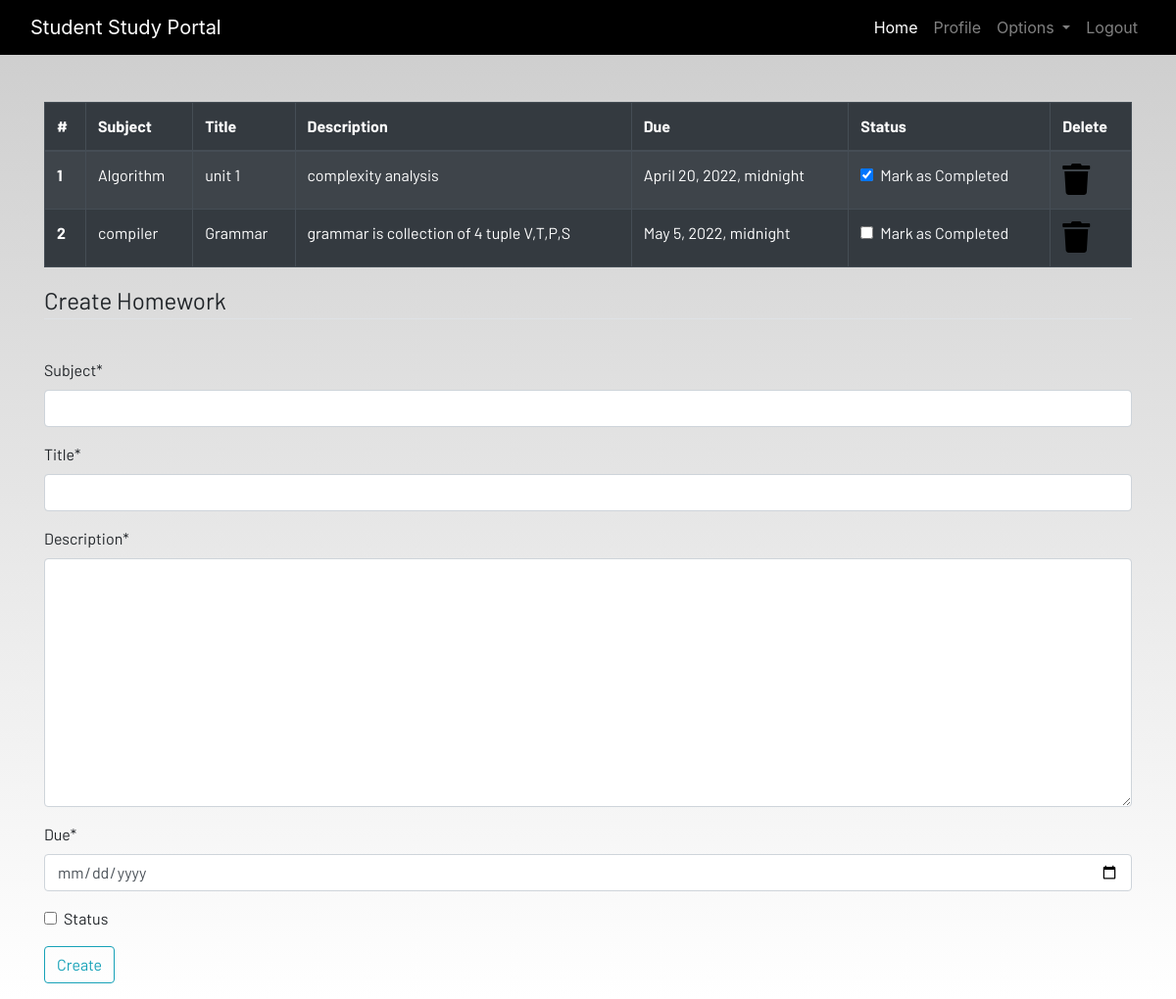
Screenshot of /homework/ (signed in) with the database file from the repository.
### dashboard/models.py (models this page shows, shortened)
class HomeWork(models.Model):
    user = models.ForeignKey(User, on_delete=models.CASCADE)
    subject = models.CharField(max_length=100)
    title = models.CharField(max_length=200)
    description = models.TextField(max_length=500)
    due = models.DateTimeField()
    status = models.BooleanField(default=False)
    class Meta:
        verbose_name="HomeWork"
        verbose_name_plural="HomeWork"

### dashboard/views.py (the view)
# urls.py: path('homework/',views.homeWork,name="homework"),
@login_required()
def homeWork(request):
    if request.method == "POST":
        form = HomeWorkForm(request.POST)
        if form.is_valid():
            try:
                finished = request.POST['status']
                if finished == 'on':
                    finished = True
                else:
                    finished = False
            except:
                finished = False
            homeworks = HomeWork(user=request.user,
                                 subject=request.POST['subject'],
                                 title=request.POST['title'],
                                 description=request.POST['description'],
                                 due=request.POST['due'],
                                 status=finished
                                 )
            homeworks.save()
            messages.success(request, f"Homework added from {request.user.username} successfully")
    else:
        form = HomeWorkForm()
    homework = HomeWork.objects.filter(user=request.user)
    if len(homework) == 0:
        homework_done = True
    else:
        homework_done = False
    return render(request, 'dashboard/homework.html',
                  {'homeworks': homework, 'form': form, 'homeworks_done': homework_done})

### dashboard/forms.py
class HomeWorkForm(forms.ModelForm):
    class Meta:
        model = HomeWork
        widgets = {'due' : DateInput() }
        fields=["subject","title","description","due","status"]

### dashboard/templates/dashboard/homework.html (shortened to what this page needs)
{% extends 'dashboard/base.html' %}
{% load static %}
{% load crispy_forms_tags %}
{% block content %}
<div class="container">
{%  if homeworks_done == False %}
    <table class="table table-striped table-bordered table-hover table-dark">
        <thead>
            <tr>
                <th scope="col">#</th>
                <th scope="col">Subject</th>
                <th scope="col">Title</th>
                <th scope="col">Description</th>
                <th scope="col">Due</th>
                <th scope="col">Status</th>
                <th scope="col">Delete</th>
            </tr>
        </thead>
        <tbody>
            <tr>
                {% for homework in homeworks %}
                <th scope="row">{{ forloop.counter }}</th>
                <td>{{ homework.subject }}</td>
                <td>{{ homework.title }}</td>
                <td>{{ homework.description }}</td>
                <td>{{ homework.due }}</td>
                <td>
                    <a href="{% url 'update-homework' homework.id %}">
                        <div class="form-check">
                            {% if homework.status == True %}
                            <input class="form-check-input" type="checkbox" value="" checked>
                            {% else %}
                             <input class="form-check-input" type="checkbox" value="">
                            {% endif %}
                            <label class="form-check-label text-light" for="flexCheckDefault">
                                Mark as Completed
                            </label>
                        </div>
                    </a>
                </td>
                <td><a href="{% url 'delete-homework' homework.id %}"><i class="fa fa-trash fa-2x"></i></a></td>
            </tr>
        {% endfor %}
        </tbody>
    </table>
    {% else %}
    <h4>All homeworks are completed!! Create to have more!!</h4>
    {% endif %}
</div>
<div class=" container">
    <form method="POST">
        <fieldset class="form-group">
            <legend class="border-bottom mb-4">Create Homework</legend>
        </fieldset>
        {{ form |crispy}}
        <div class="form-group">
            <button href="homework" class="btn btn-outline-info" type="submit">
                Create
            </button>
        </div>
    </form>
</div>
{% endblock content %}

### dashboard/templates/dashboard/base.html (shortened to what this page needs)
<!DOCTYPE html>
{% load static %}
<html lang="en">
<head>
  <link rel="stylesheet" href="https://stackpath.bootstrapcdn.com/bootstrap/4.3.1/css/bootstrap.min.css"
 />
  <link rel="stylesheet" href="https://use.fontawesome.com/releases/v5.7.2/css/all.css"
 />
  <link rel="stylesheet" href="{% static 'css/main.css' %}" />
</head>
<body>
  <header>
    <nav class="navbar navbar-expand-lg navbar-dark bg-dark">
      <div class="container-fluid">
        <a class="navbar-brand" href="{% url 'home' %}">Student Study Portal</a>
        <div class="collapse navbar-collapse justify-content-end" id="navbarSupportedContent">
          <ul class="navbar-nav mb-2 mb-lg-0">
            <li class="nav-item">
              <a class="nav-link active" aria-current="page" href="{% url 'home' %}">Home</a>
            </li>
              {% if user.is_authenticated %}
            <li class="nav-item">
              <a class="nav-link" href="{% url 'profile' %}">Profile</a>
            </li>
            <li class="nav-item dropdown">
              <a class="nav-link dropdown-toggle" href="#" id="navbarDropdown" role="button" data-toggle="dropdown"
                aria-haspopup="true" aria-expanded="false">
                Options
              </a>
            </li>
            <li class="nav-item">
              <a class="nav-link" href="{% url 'logout' %}">Logout</a>
            </li>
              {% endif %}
          </ul>
        </div>
      </div>
    </nav>
  </header>
  <br /><br />
  <main>
    {% block content %}
    {% endblock content %}
  </main>
</body>
</html>

### static/css/main.css (style rules this page uses)
html { scroll-behavior: smooth; height: 100%; width: 100%; }
main { font-family: Barlow, Quicksand, Rubik, sans-serif, serif, 'Times New Roman', Times, serif !important; }
.navbar { background-color: rgb(0, 0, 0) !important; }
a { text-decoration: none !important; color: black; }
html, body { max-width: 100%; overflow-x: hidden; height: 100%; width: 100%; }
body { background: linear-gradient(rgba(0, 0, 0, 0.2), rgba(255, 255, 255, 0.5)); overflow-x: hidden; background-repeat: no-repeat; }
.fa { color: black; }

### rows the page displays
HomeWork: subject "Algorithm", title "unit 1", description "complexity analysis", due "April 20, 2022, midnight"
HomeWork: subject "compiler", title "Grammar", description "grammar is collection of 4 tuple V,T,P,S", due "May 5, 2022, midnight"
